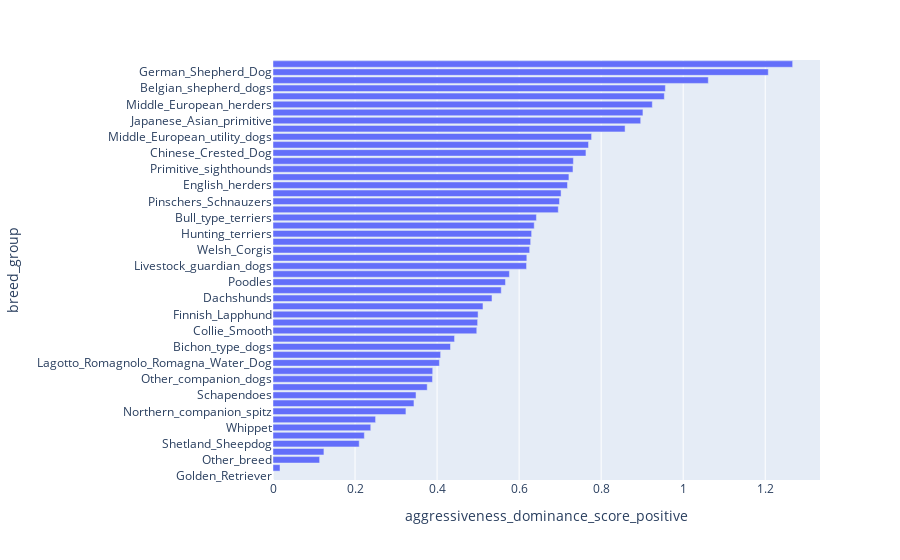

Source (notebook cell):
### Code cell
means['aggressiveness_dominance_score_positive'] = means['aggressiveness_dominance_score'] - means['aggressiveness_dominance_score'].min()
means2 = means.sort_values(by='aggressiveness_dominance_score_positive')
fig = px.bar(means2, y='breed_group', x='aggressiveness_dominance_score_positive')
fig.show()

### Figure 1 — Plotly figure (JSON) as saved in the notebook; plotly's stock layout.template omitted (floating-point values rounded to 4 significant figures)
{"data": [{"hovertemplate": "aggressiveness_dominance_score_positive=%{x}<br>breed_group=%{y}<extra></extra>", "legendgroup": "", "marker": {"color": "#636efa", "pattern": {"shape": ""}}, "name": "", "orientation": "h", "showlegend": false, "textposition": "auto", "type": "bar", "x": [0.0, 0.01709, 0.1137, 0.1241, 0.2102, 0.2227, 0.2383, 0.2501, 0.3241, 0.3436, 0.3487, 0.376, 0.3888, 0.3894, 0.4056, 0.4087, 0.4327, 0.4426, 0.4968, 0.4989, 0.5, 0.5119, 0.5339, 0.5564, 0.5667, 0.5763, 0.6181, 0.6188, 0.6257, 0.6282, 0.6305, 0.6368, 0.6422, 0.6955, 0.6984, 0.7023, 0.7179, 0.7214, 0.7313, 0.7323, 0.7629, 0.7692, 0.7767, 0.8583, 0.8964, 0.9019, 0.9247, 0.954, 0.9566, 1.061, 1.207, 1.267], "xaxis": "x", "y": ["Golden_Retriever", "Labrador_Retriever", "Other_breed", "Scenthounds", "Shetland_Sheepdog", "Collie_Rough", "Whippet", "Bernese_Mountain_Dogs", "Northern_companion_spitz", "Pointers", "Schapendoes", "European_sighthounds", "Other_companion_dogs", "Retrievers_flushing_dogs", "Lagotto_Romagnolo_Romagna_Water_Dog", "Sled_dogs", "Bichon_type_dogs", "Mastiff_type_dogs", "Collie_Smooth", "Nova_Scotia_Duck_Tolling_Retriever", "Finnish_Lapphund", "White_Swiss_Shepherd_Dog", "Dachshunds", "Miniature_Schnauzer", "Poodles", "German_spitz_related", "Livestock_guardian_dogs", "Spanish_Water_Dog", "Welsh_Corgis", "Border_Collie", "Hunting_terriers", "Teacup_dogs", "Bull_type_terriers", "Brachycephalic_dogs", "Pinschers_Schnauzers", "Yard_terriers", "English_herders", "Australian_Shepherd", "Primitive_sighthounds", "Northern_hunting_spitz", "Chinese_Crested_Dog", "Mixed_breed", "Middle_European_utility_dogs", "Jack_Russell_Terrier", "Japanese_Asian_primitive", "Lapponian_Herder", "Middle_European_herders", "Miniature_Pinscher", "Belgian_shepherd_dogs", "Parson_type_terriers", "German_Shepherd_Dog", "Fighting_dogs"], "yaxis": "y"}], "layout": {"barmode": "relative", "legend": {"tracegroupgap": 0}, "margin": {"t": 60}, "xaxis": {"anchor": "y", "domain": [0, 1], "title": {"text": "aggressiveness_dominance_score_positive"}}, "yaxis": {"anchor": "x", "domain": [0, 1], "title": {"text": "breed_group"}}}}
